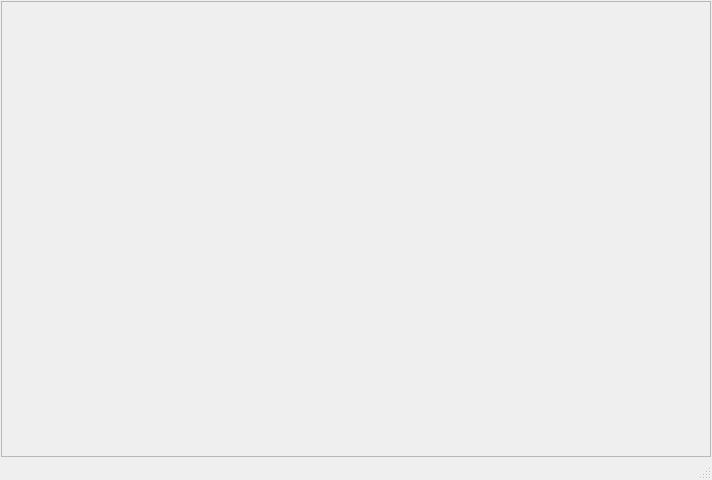
<?xml version="1.0" encoding="UTF-8"?>
<ui version="4.0">
 <class>MainWindow</class>
 <widget class="QMainWindow" name="MainWindow">
  <property name="geometry">
   <rect>
    <x>0</x>
    <y>0</y>
    <width>712</width>
    <height>480</height>
   </rect>
  </property>
  <property name="windowTitle">
   <string>MainWindow</string>
  </property>
  <widget class="QWidget" name="centralwidget">
   <layout class="QVBoxLayout" name="verticalLayout">
    <property name="spacing">
     <number>1</number>
    </property>
    <property name="margin">
     <number>1</number>
    </property>
    <item>
     <widget class="QFrame" name="parameters">
      <property name="frameShape">
       <enum>QFrame::StyledPanel</enum>
      </property>
      <property name="frameShadow">
       <enum>QFrame::Raised</enum>
      </property>
      <layout class="QVBoxLayout" name="verticalLayout_3">
       <property name="margin">
        <number>1</number>
       </property>
      </layout>
     </widget>
    </item>
   </layout>
  </widget>
  <widget class="QMenuBar" name="menubar">
   <property name="geometry">
    <rect>
     <x>0</x>
     <y>0</y>
     <width>712</width>
     <height>20</height>
    </rect>
   </property>
  </widget>
  <widget class="QStatusBar" name="statusbar"/>
 </widget>
 <resources/>
 <connections/>
</ui>
